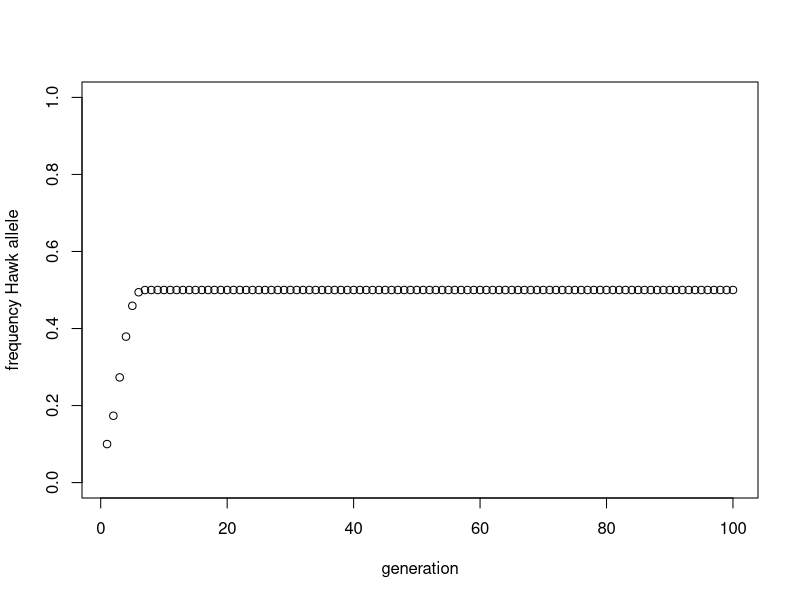

Here is the R script that generated this plot:
## ---- chunk 1
v <- 2.0
c <- 4.0

w0 <- 5

max_time <- 100
p <- rep(NA,times=max_time)

p[[1]] <- 0.1

for (iter in 1:(max_time-1))
{
    wD <- p[[iter]] * 0 + (1-p[[iter]]) * v/2
    wH <- p[[iter]] * (v-c)/2 + (1 - p[[iter]]) * v
    
    wBar <- p[[iter]] * wH + (1-p[[iter]]) * wD
    
    
    p[[iter + 1]] <- p[[iter]] * wH / wBar
    
}
## ---- chunk 2
plot(x=1:max_time
     ,y=p
     ,ylim=c(0,1.0)
     ,xlab="generation"
     ,ylab="frequency Hawk allele")
